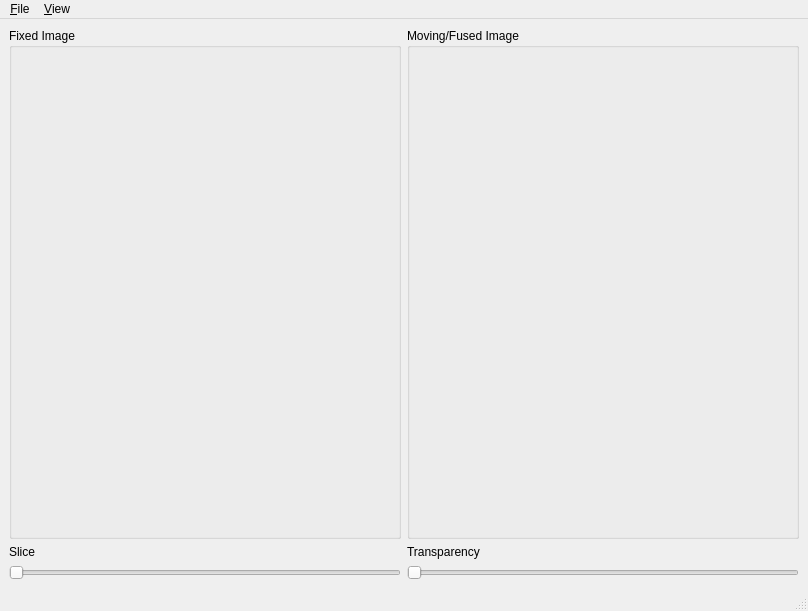
<?xml version="1.0" encoding="UTF-8"?>
<ui version="4.0">
 <class>fviewMainWindow</class>
 <widget class="QMainWindow" name="fviewMainWindow">
  <property name="geometry">
   <rect>
    <x>0</x>
    <y>0</y>
    <width>808</width>
    <height>611</height>
   </rect>
  </property>
  <property name="windowTitle">
   <string>CMTK Fusion Viewer</string>
  </property>
  <widget class="QWidget" name="centralwidget">
   <layout class="QHBoxLayout" name="horizontalLayout">
    <item>
     <layout class="QGridLayout" name="gridLayout" rowstretch="1,0,0" columnstretch="1,1">
      <property name="sizeConstraint">
       <enum>QLayout::SetMaximumSize</enum>
      </property>
      <item row="2" column="0">
       <widget class="QSlider" name="sliceSlider">
        <property name="orientation">
         <enum>Qt::Horizontal</enum>
        </property>
       </widget>
      </item>
      <item row="2" column="1">
       <widget class="QSlider" name="alphaSlider">
        <property name="orientation">
         <enum>Qt::Horizontal</enum>
        </property>
       </widget>
      </item>
      <item row="1" column="0">
       <widget class="QLabel" name="sliceLabel">
        <property name="text">
         <string>Slice</string>
        </property>
       </widget>
      </item>
      <item row="1" column="1">
       <widget class="QLabel" name="alphaLabel">
        <property name="text">
         <string>Transparency</string>
        </property>
       </widget>
      </item>
      <item row="0" column="0">
       <widget class="QGroupBox" name="fixedImgGroupBox">
        <property name="title">
         <string>Fixed Image</string>
        </property>
        <layout class="QGridLayout" name="gridLayout_2">
         <item row="0" column="0">
          <widget class="QLabel" name="fixedImgWidget">
           <property name="sizePolicy">
            <sizepolicy hsizetype="Expanding" vsizetype="Expanding">
             <horstretch>1</horstretch>
             <verstretch>1</verstretch>
            </sizepolicy>
           </property>
           <property name="text">
            <string/>
           </property>
          </widget>
         </item>
        </layout>
       </widget>
      </item>
      <item row="0" column="1">
       <widget class="QGroupBox" name="movingImgGroupBox">
        <property name="title">
         <string>Moving/Fused Image</string>
        </property>
        <layout class="QGridLayout" name="gridLayout_4">
         <item row="0" column="0">
          <widget class="QLabel" name="movingImgWidget">
           <property name="sizePolicy">
            <sizepolicy hsizetype="Expanding" vsizetype="Expanding">
             <horstretch>1</horstretch>
             <verstretch>1</verstretch>
            </sizepolicy>
           </property>
           <property name="text">
            <string/>
           </property>
          </widget>
         </item>
        </layout>
       </widget>
      </item>
     </layout>
    </item>
   </layout>
  </widget>
  <widget class="QStatusBar" name="statusbar">
   <property name="enabled">
    <bool>true</bool>
   </property>
  </widget>
  <widget class="QMenuBar" name="menubar">
   <property name="geometry">
    <rect>
     <x>0</x>
     <y>0</y>
     <width>808</width>
     <height>23</height>
    </rect>
   </property>
   <widget class="QMenu" name="menu_File">
    <property name="title">
     <string>&amp;File</string>
    </property>
    <addaction name="action_Quit"/>
   </widget>
   <widget class="QMenu" name="menuView">
    <property name="title">
     <string>&amp;View</string>
    </property>
    <widget class="QMenu" name="menuSlice_Orientation">
     <property name="title">
      <string>Slice &amp;Orientation</string>
     </property>
     <addaction name="actionAxisl_XY"/>
     <addaction name="actionCoronal_XZ"/>
     <addaction name="actionSagittal_YZ"/>
    </widget>
    <widget class="QMenu" name="menu_Zoom">
     <property name="title">
      <string>&amp;Zoom</string>
     </property>
     <addaction name="action_100"/>
     <addaction name="separator"/>
     <addaction name="action_200"/>
     <addaction name="action_400"/>
     <addaction name="separator"/>
     <addaction name="action_50"/>
    </widget>
    <addaction name="menuSlice_Orientation"/>
    <addaction name="separator"/>
    <addaction name="menu_Zoom"/>
   </widget>
   <addaction name="menu_File"/>
   <addaction name="menuView"/>
  </widget>
  <action name="action_Quit">
   <property name="text">
    <string>&amp;Quit</string>
   </property>
  </action>
  <action name="action_Zoom">
   <property name="text">
    <string>&amp;Zoom</string>
   </property>
  </action>
  <action name="actionAxisl_XY">
   <property name="text">
    <string>&amp;Axial (XY)</string>
   </property>
  </action>
  <action name="actionCoronal_XZ">
   <property name="text">
    <string>&amp;Coronal (XZ)</string>
   </property>
  </action>
  <action name="actionSagittal_YZ">
   <property name="text">
    <string>&amp;Sagittal (YZ)</string>
   </property>
  </action>
  <action name="action_100">
   <property name="text">
    <string>&amp;100%</string>
   </property>
  </action>
  <action name="action_200">
   <property name="text">
    <string>&amp;200%</string>
   </property>
  </action>
  <action name="action_400">
   <property name="text">
    <string>&amp;400%</string>
   </property>
  </action>
  <action name="action_50">
   <property name="text">
    <string>&amp;50%</string>
   </property>
  </action>
 </widget>
 <resources/>
 <connections>
  <connection>
   <sender>action_Quit</sender>
   <signal>activated()</signal>
   <receiver>fviewMainWindow</receiver>
   <slot>close()</slot>
   <hints>
    <hint type="sourcelabel">
     <x>-1</x>
     <y>-1</y>
    </hint>
    <hint type="destinationlabel">
     <x>403</x>
     <y>305</y>
    </hint>
   </hints>
  </connection>
 </connections>
</ui>
